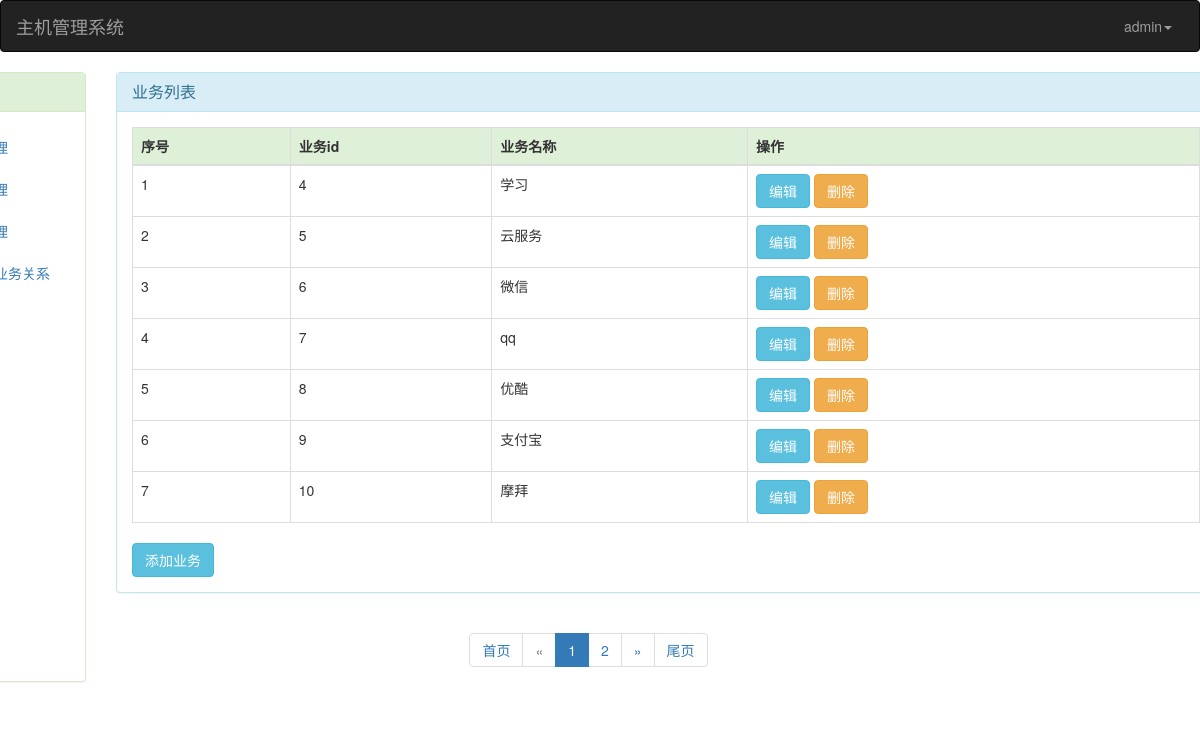
Page /show_service/ (signed in) on the committed database.
### app01/models.py (models this page shows)
class Service(models.Model):
    id = models.AutoField(primary_key=True)
    name=models.CharField(max_length=32,unique=True)

### app01/views.py (the view)
# urls.py: url(r'^show_service/$', views.show_service),
@login_check
def show_service(request):
    current_user = request.session.get("user", None)  # 获取用户名
    data=models.Service.objects.all()
    total_count=data.count()
    current_page=request.GET.get("page")
    page_obj = mypage.MyPage(current_page, total_count, url_prefix="show_service")
    range = data[page_obj.start:page_obj.end]  # 从开始到结束
    page_html = page_obj.page_html()
    page_num = page_obj.num()
    return render(request,".//service/show_service.html",{"service_obj":range,"v":current_user,"page_html":page_html,"num":page_num})

### app01/mypage.py (called while the page is built)
    @property
    def start(self):
        return (self.current_page - 1) * self.per_page

    @property
    def end(self):
        return self.current_page * self.per_page

    def num(self):
        return (self.current_page-1)*self.per_page

### app01/views.py (called while the page is built)
def login_check(func):
    @wraps(func)
    def inner(request, *args, **kwargs):
        next_url = request.path_info
        if request.session.get('user'):
            return func(request, *args, **kwargs)
        else:
            return redirect("/login/?next_url={}".format(next_url))
    return inner

### templates/service/show_service.html (shortened to what this page needs)
{% extends "mother.html" %}
{% block page-css %}
    <link rel="stylesheet" href="/static/bootstrap-3.3.7/css/bootstrap.min.css">
    <link rel="stylesheet" href="/static/user.css">
{% endblock %}
{% block page-main %}
    <div class="col-md-10">
        <div class="panel panel-info" id="show_user">
            <div class="panel-heading">
                <h3 class="panel-title">业务列表</h3>
            </div>
            <div class="panel-body">
                <table class="table table-hover table-bordered">
                    <thead>
                    <tr class="success">
                        <th>序号</th>
                        <th>业务id</th>
                        <th>业务名称</th>
                        <th>操作</th>
                    </tr>
                    </thead>
                    {% for obj in service_obj %}
                        <tr>
                            <td>{{ forloop.counter| add:num }}</td>
                            <td>{{ obj.id }}</td>
                            <td>{{ obj.name }}</td>
                            <td>
                                <a href="/edit_service/{{ obj.id }}" class="btn btn-info">编辑</a>
                                <a href="/del_service/{{ obj.id }}" class="btn btn-warning">删除</a>
                            </td>
                        </tr>
                    {% endfor %}
                </table>
                <a class="btn btn-info" href="/add_service/">添加业务</a>
            </div>
        </div>
    {{ page_html|safe }}
    </div>
{% endblock %}

### static/user.css (style rules this page uses)
#show_user { float: left; width: 1100px; }

### rows in the picture
Service: id "4", name "学习"
Service: id "5", name "云服务"
Service: id "6", name "微信"
Service: id "7", name "qq"
Service: id "8", name "优酷"
Service: id "9", name "支付宝"
Service: id "10", name "摩拜"

### other values in the picture
{{ v }} "admin"
{{ page_html|safe }} "首页 « 1 2 » 尾页"
